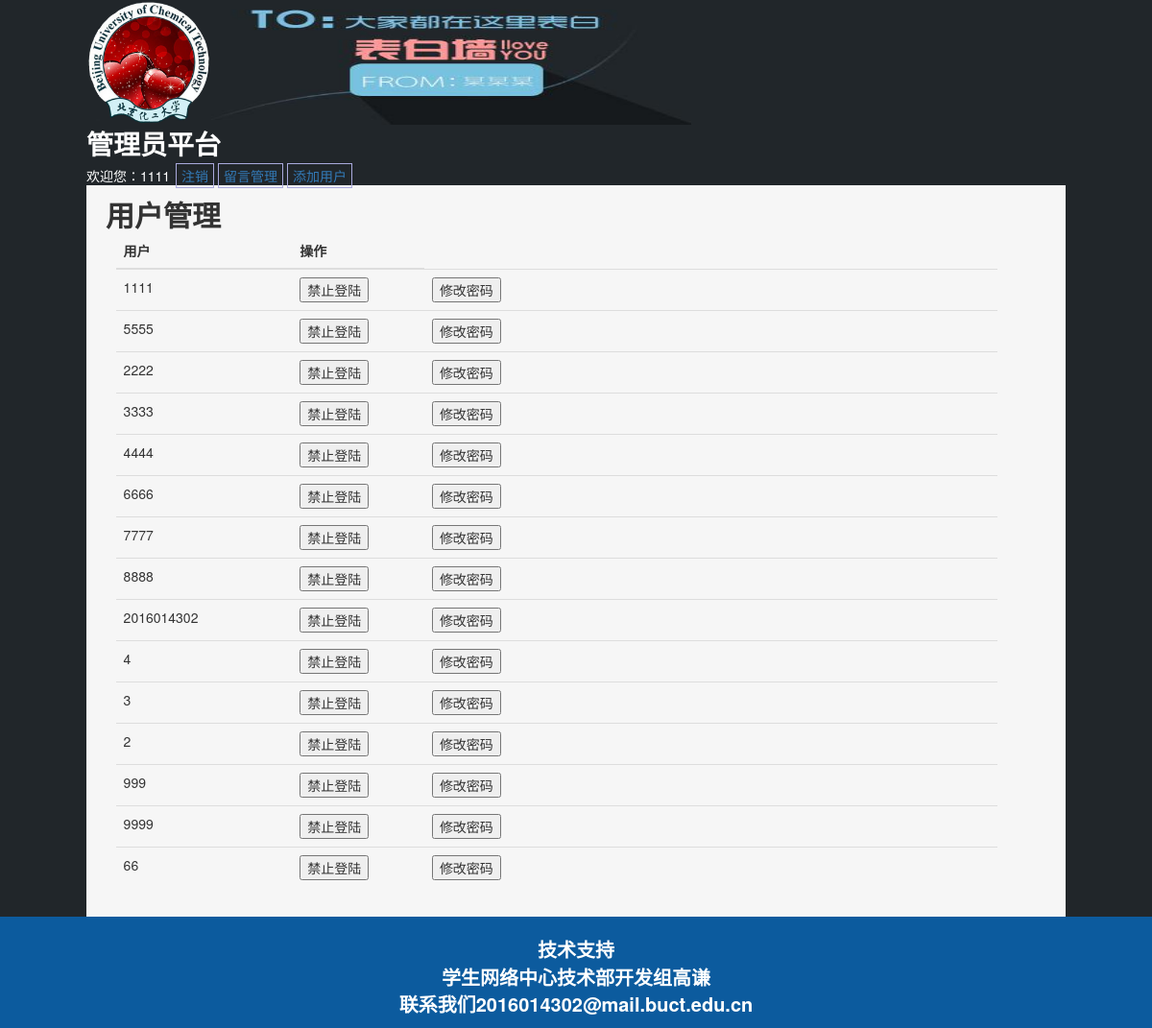
/administer.php (signed in), run on the app's committed database.
### tables this page shows
CREATE TABLE IF NOT EXISTS `user` (
  `id` int(10) NOT NULL AUTO_INCREMENT,
  `account` varchar(20) NOT NULL,
  `password` varchar(40) NOT NULL,
  `phone` varchar(11) NOT NULL,
  `major` varchar(20) NOT NULL,
  `qq` varchar(12) NOT NULL,
  `sex` varchar(5) NOT NULL,
  `college` varchar(10) NOT NULL,
  `state` int(11) DEFAULT NULL,
  PRIMARY KEY (`id`)
);

### administer.php (the view, shortened to what this page needs)
<!DOCTYPE html>
<html>
<head>
  <link rel="stylesheet" href="bootstrap/css/bootstrap.min.css">
  <link href="css/style.css" rel="stylesheet" type="text/css" />
</head>
<body class="con-body">
<div class="con-big">
  <div class="title"><img src="images/buct.jpg" class="buct"><img src="images/biao.jpg" class="biao"></div>
  <div class="second-title">
    <div class="dao">
        <div style="color: white;font-weight: bold;font-size:2em;">管理员平台</div>
        <div style="margin-top: 3px;color: white;"><span>欢迎您：</span><?php echo $_COOKIE["administer"]; ?>&nbsp;<a href="esc.php">注销</a><a href="admin-guanli.php">留言管理</a><a href="admin-adduser.php">添加用户</a>
        </div>
    </div>
  </div>
  <div class="sort">用户管理</div>
  <div class="content" id="text">
<?php
  if(isset($_COOKIE["administer"]))
  {
     $link = mysqli_connect("localhost","root","","member");
     mysqli_query($link,"SET NAMES utf-8");
     $sql="SELECT id,account,state FROM user";
     $result=mysqli_query($link,$sql);
     $total_records=mysqli_num_rows($result);
     if ($total_records==0)
     {
         echo "没有用户";
     }
     else
     {
               echo "
           <div class='contentbox-3'>
              <table class='table'>
              <thead>
                  <tr>
                    <th>用户</th>
                    <th>操作</th>
                  </tr>
              </thead>
              <tbody>";
         while ($row=mysqli_fetch_assoc($result))
         {
           $id=$row["id"];
           echo "
                  <tr>
                    <td width='20%'>".$row['account']."</td>";
                    if ($row['state']==1)
                    {
                      echo "<form action='chuli.php' style='display:inline-block;' method='post'>
                    <td width='15%'><input type='hidden' name='huifu' value='$id'><input type='submit' value='允许登陆'></td>
                    </form>";
                    }
                    else
                    {
                      echo "<form action='chuli.php' style='display:inline-block;' method='post'>
                    <td width='15%'><input type='hidden' name='jindeng' value='$id'><input type='submit' value='禁止登陆'></td>
                    </form>";
                    }
               echo"<form action='chuli.php' style='display:inline-block;' method='post'>
                    <td><input type='hidden' name='gaimi' value='$id'><input type='submit' value='修改密码'></td>
                    </form>
                  </tr>
                ";
         }
         echo "</tbody>
               </table>
           </div>";
     }
  }
  else
    echo "您还没有登陆!";
?>
  </div>
</div>
<div class="con-bottom">技术支持<br>学生网络中心技术部开发组高谦<br>联系我们2016014302@mail.buct.edu.cn</div>
</body>
</html>

### css/style.css (style rules this page uses)
.con-body { background-color: #21262a; }
.con-big { width: 85%;margin: 0 auto;background-color: #f6f6f6; }
.con-bottom { font-weight: bold; text-align:center;padding-top: 20px;width:100%;font-size: 20px;padding-bottom: 10px;background-color: #0C5B9E;color: white; }
.buct { width:130px;height: 130px; }
.biao { width: 500px;height:130px; }
.title { width: 100%;background-color:#21262a; }
.second-title { width:100%;background-color: #21262a; }
.content { width: 90%;margin-left: 3%;padding-bottom: 10px; }
.sort { width: 100%;height: 50px;font-size: 30px;padding-top: 10px;font-weight: bold;padding-left: 20px;color: }
a { border:#aaaadd 1px solid;text-decoration: none;padding: 2px 5px 2px 5px; margin: 2px; }

### data on the page
user: account "1111"
user: account "5555"
user: account "2222"
user: account "3333"
user: account "4444"
user: account "6666"
user: account "7777"
user: account "8888"
user: account "2016014302"
user: account "4"
user: account "3"
user: account "2"
user: account "999"
user: account "9999"
user: account "66"

### other printed values
$_COOKIE["administer"] "1111"
